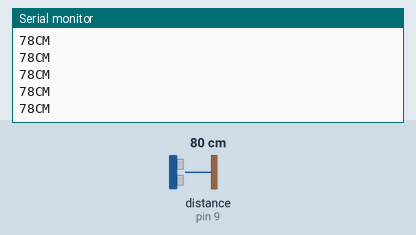
Bench run of a sketch on a simulated Arduino Uno, built with avr-gcc and run on an emulated ATmega328P. Shown: the last lines printed to the serial monitor. Wiring (inferred from the names in the program): ultrasonic range finder: trigger pin 8; echo pin 9. The inputs (shaded band) are chosen by the test bench; at power-on: distance to the obstacle (sensor on pin 9) 80 cm. The echo pulse lasts 58.3 µs per cm.

Above: at 1.2 s.
1.3 s: distance to the obstacle (sensor on pin 9) set to 2 cm
At 1.37 s:
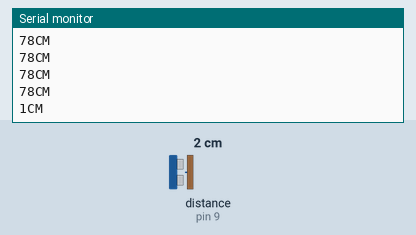
2.8 s: distance to the obstacle (sensor on pin 9) set to 4 cm
At 2.89 s:
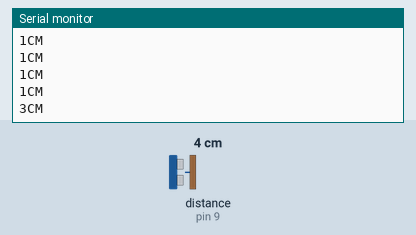
Timing chart, 0 to 5.8 s (numbered marks = the images above; inputs shaded):
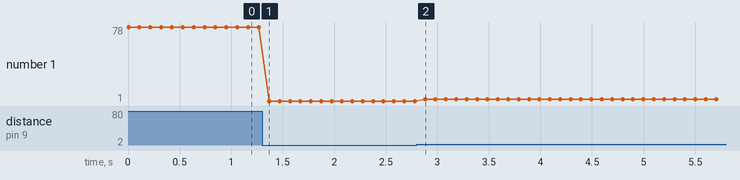

Measured:
- after the input at 1.3 s, the serial monitor: prints a new line after 0.07 s (image 1)
- after the input at 2.8 s, the serial monitor: prints a new line after 0.08 s (image 2)
- plotted number 1: 78 → 1 after the input at 1.3 s, 1 → 3 after the input at 2.8 s

The sketch:

Ultrasonic_Sensor.ino
```cpp
#define trig 8
#define echo 9
int duration=0;
int distance=0;
void setup() {
  pinMode(trig,OUTPUT);
  pinMode(echo,INPUT);
  Serial.begin(9600);

}

void loop() {
  digitalWrite(trig,HIGH);
  delayMicroseconds(10);
  digitalWrite(trig,LOW);
  duration=pulseIn(echo,HIGH);
  distance=(duration*0.034)/2;
  Serial.print(distance);
  Serial.println("CM");
  delay(100);
}
```
